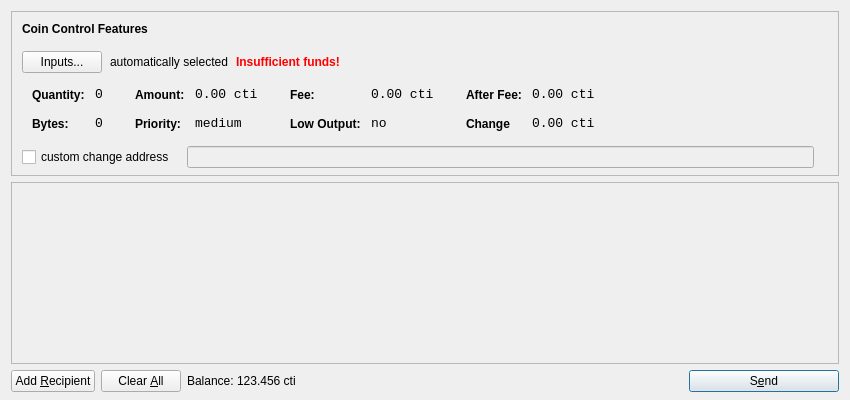
<?xml version="1.0" encoding="UTF-8"?>
<ui version="4.0">
 <class>SendCoinsDialog</class>
 <widget class="QDialog" name="SendCoinsDialog">
  <property name="geometry">
   <rect>
    <x>0</x>
    <y>0</y>
    <width>850</width>
    <height>400</height>
   </rect>
  </property>
  <property name="windowTitle">
   <string>Send Coins</string>
  </property>
  <property name="styleSheet">
   <string notr="true">background-image: url(:/images/3b);</string>
  </property>
  <layout class="QVBoxLayout" name="verticalLayout" stretch="0,1,0">
   <property name="bottomMargin">
    <number>8</number>
   </property>
   <item>
    <widget class="QFrame" name="frameCoinControl">
     <property name="sizePolicy">
      <sizepolicy hsizetype="Expanding" vsizetype="Expanding">
       <horstretch>0</horstretch>
       <verstretch>0</verstretch>
      </sizepolicy>
     </property>
     <property name="maximumSize">
      <size>
       <width>16777215</width>
       <height>16777215</height>
      </size>
     </property>
     <property name="frameShape">
      <enum>QFrame::StyledPanel</enum>
     </property>
     <property name="frameShadow">
      <enum>QFrame::Sunken</enum>
     </property>
     <layout class="QVBoxLayout" name="verticalLayoutCoinControl2">
      <property name="spacing">
       <number>6</number>
      </property>
      <property name="leftMargin">
       <number>0</number>
      </property>
      <property name="topMargin">
       <number>0</number>
      </property>
      <property name="rightMargin">
       <number>0</number>
      </property>
      <property name="bottomMargin">
       <number>6</number>
      </property>
      <item>
       <layout class="QVBoxLayout" name="verticalLayoutCoinControl" stretch="0,0,0,0,1">
        <property name="spacing">
         <number>0</number>
        </property>
        <property name="leftMargin">
         <number>10</number>
        </property>
        <property name="topMargin">
         <number>10</number>
        </property>
        <item>
         <layout class="QHBoxLayout" name="horizontalLayoutCoinControl1">
          <property name="bottomMargin">
           <number>15</number>
          </property>
          <item>
           <widget class="QLabel" name="labelCoinControlFeatures">
            <property name="sizePolicy">
             <sizepolicy hsizetype="Preferred" vsizetype="Maximum">
              <horstretch>0</horstretch>
              <verstretch>0</verstretch>
             </sizepolicy>
            </property>
            <property name="font">
             <font>
              <weight>75</weight>
              <bold>true</bold>
             </font>
            </property>
            <property name="styleSheet">
             <string notr="true">font-weight:bold;</string>
            </property>
            <property name="text">
             <string>Coin Control Features</string>
            </property>
           </widget>
          </item>
         </layout>
        </item>
        <item>
         <layout class="QHBoxLayout" name="horizontalLayoutCoinControl2" stretch="0,0,0,0">
          <property name="spacing">
           <number>8</number>
          </property>
          <property name="bottomMargin">
           <number>10</number>
          </property>
          <item>
           <widget class="QPushButton" name="pushButtonCoinControl">
            <property name="styleSheet">
             <string notr="true"/>
            </property>
            <property name="text">
             <string>Inputs...</string>
            </property>
           </widget>
          </item>
          <item>
           <widget class="QLabel" name="labelCoinControlAutomaticallySelected">
            <property name="text">
             <string>automatically selected</string>
            </property>
            <property name="margin">
             <number>5</number>
            </property>
           </widget>
          </item>
          <item>
           <widget class="QLabel" name="labelCoinControlInsuffFunds">
            <property name="font">
             <font>
              <weight>75</weight>
              <bold>true</bold>
             </font>
            </property>
            <property name="styleSheet">
             <string notr="true">color:red;font-weight:bold;</string>
            </property>
            <property name="text">
             <string>Insufficient funds!</string>
            </property>
            <property name="margin">
             <number>5</number>
            </property>
           </widget>
          </item>
          <item>
           <spacer name="horizontalSpacerCoinControl">
            <property name="orientation">
             <enum>Qt::Horizontal</enum>
            </property>
            <property name="sizeHint" stdset="0">
             <size>
              <width>40</width>
              <height>1</height>
             </size>
            </property>
           </spacer>
          </item>
         </layout>
        </item>
        <item>
         <widget class="QWidget" name="widgetCoinControl" native="true">
          <property name="sizePolicy">
           <sizepolicy hsizetype="Preferred" vsizetype="Preferred">
            <horstretch>0</horstretch>
            <verstretch>0</verstretch>
           </sizepolicy>
          </property>
          <property name="minimumSize">
           <size>
            <width>0</width>
            <height>0</height>
           </size>
          </property>
          <property name="styleSheet">
           <string notr="true"/>
          </property>
          <layout class="QHBoxLayout" name="horizontalLayoutCoinControl5">
           <property name="leftMargin">
            <number>0</number>
           </property>
           <property name="topMargin">
            <number>0</number>
           </property>
           <property name="rightMargin">
            <number>0</number>
           </property>
           <property name="bottomMargin">
            <number>0</number>
           </property>
           <item>
            <layout class="QHBoxLayout" name="horizontalLayoutCoinControl3" stretch="0,0,0,1">
             <property name="spacing">
              <number>20</number>
             </property>
             <property name="topMargin">
              <number>0</number>
             </property>
             <property name="bottomMargin">
              <number>10</number>
             </property>
             <item>
              <layout class="QFormLayout" name="formLayoutCoinControl1">
               <property name="horizontalSpacing">
                <number>10</number>
               </property>
               <property name="verticalSpacing">
                <number>14</number>
               </property>
               <property name="leftMargin">
                <number>10</number>
               </property>
               <property name="topMargin">
                <number>4</number>
               </property>
               <property name="rightMargin">
                <number>6</number>
               </property>
               <item row="0" column="0">
                <widget class="QLabel" name="labelCoinControlQuantityText">
                 <property name="styleSheet">
                  <string notr="true">font-weight:bold;</string>
                 </property>
                 <property name="text">
                  <string>Quantity:</string>
                 </property>
                 <property name="margin">
                  <number>0</number>
                 </property>
                </widget>
               </item>
               <item row="0" column="1">
                <widget class="QLabel" name="labelCoinControlQuantity">
                 <property name="font">
                  <font>
                   <family>Monospace</family>
                   <pointsize>10</pointsize>
                  </font>
                 </property>
                 <property name="cursor">
                  <cursorShape>IBeamCursor</cursorShape>
                 </property>
                 <property name="contextMenuPolicy">
                  <enum>Qt::ActionsContextMenu</enum>
                 </property>
                 <property name="text">
                  <string>0</string>
                 </property>
                 <property name="margin">
                  <number>0</number>
                 </property>
                 <property name="textInteractionFlags">
                  <set>Qt::LinksAccessibleByMouse|Qt::TextSelectableByKeyboard|Qt::TextSelectableByMouse</set>
                 </property>
                </widget>
               </item>
               <item row="1" column="0">
                <widget class="QLabel" name="labelCoinControlBytesText">
                 <property name="styleSheet">
                  <string notr="true">font-weight:bold;</string>
                 </property>
                 <property name="text">
                  <string>Bytes:</string>
                 </property>
                </widget>
               </item>
               <item row="1" column="1">
                <widget class="QLabel" name="labelCoinControlBytes">
                 <property name="font">
                  <font>
                   <family>Monospace</family>
                   <pointsize>10</pointsize>
                  </font>
                 </property>
                 <property name="cursor">
                  <cursorShape>IBeamCursor</cursorShape>
                 </property>
                 <property name="contextMenuPolicy">
                  <enum>Qt::ActionsContextMenu</enum>
                 </property>
                 <property name="text">
                  <string>0</string>
                 </property>
                 <property name="textInteractionFlags">
                  <set>Qt::LinksAccessibleByMouse|Qt::TextSelectableByKeyboard|Qt::TextSelectableByMouse</set>
                 </property>
                </widget>
               </item>
              </layout>
             </item>
             <item>
              <layout class="QFormLayout" name="formLayoutCoinControl2">
               <property name="horizontalSpacing">
                <number>10</number>
               </property>
               <property name="verticalSpacing">
                <number>14</number>
               </property>
               <property name="leftMargin">
                <number>6</number>
               </property>
               <property name="topMargin">
                <number>4</number>
               </property>
               <property name="rightMargin">
                <number>6</number>
               </property>
               <item row="0" column="0">
                <widget class="QLabel" name="labelCoinControlAmountText">
                 <property name="styleSheet">
                  <string notr="true">font-weight:bold;</string>
                 </property>
                 <property name="text">
                  <string>Amount:</string>
                 </property>
                 <property name="margin">
                  <number>0</number>
                 </property>
                </widget>
               </item>
               <item row="0" column="1">
                <widget class="QLabel" name="labelCoinControlAmount">
                 <property name="font">
                  <font>
                   <family>Monospace</family>
                   <pointsize>10</pointsize>
                  </font>
                 </property>
                 <property name="cursor">
                  <cursorShape>IBeamCursor</cursorShape>
                 </property>
                 <property name="contextMenuPolicy">
                  <enum>Qt::ActionsContextMenu</enum>
                 </property>
                 <property name="text">
                  <string>0.00 cti</string>
                 </property>
                 <property name="textInteractionFlags">
                  <set>Qt::LinksAccessibleByMouse|Qt::TextSelectableByKeyboard|Qt::TextSelectableByMouse</set>
                 </property>
                </widget>
               </item>
               <item row="1" column="0">
                <widget class="QLabel" name="labelCoinControlPriorityText">
                 <property name="styleSheet">
                  <string notr="true">font-weight:bold;</string>
                 </property>
                 <property name="text">
                  <string>Priority:</string>
                 </property>
                </widget>
               </item>
               <item row="1" column="1">
                <widget class="QLabel" name="labelCoinControlPriority">
                 <property name="font">
                  <font>
                   <family>Monospace</family>
                   <pointsize>10</pointsize>
                  </font>
                 </property>
                 <property name="cursor">
                  <cursorShape>IBeamCursor</cursorShape>
                 </property>
                 <property name="contextMenuPolicy">
                  <enum>Qt::ActionsContextMenu</enum>
                 </property>
                 <property name="text">
                  <string>medium</string>
                 </property>
                 <property name="textInteractionFlags">
                  <set>Qt::LinksAccessibleByMouse|Qt::TextSelectableByKeyboard|Qt::TextSelectableByMouse</set>
                 </property>
                </widget>
               </item>
              </layout>
             </item>
             <item>
              <layout class="QFormLayout" name="formLayoutCoinControl3">
               <property name="horizontalSpacing">
                <number>10</number>
               </property>
               <property name="verticalSpacing">
                <number>14</number>
               </property>
               <property name="leftMargin">
                <number>6</number>
               </property>
               <property name="topMargin">
                <number>4</number>
               </property>
               <property name="rightMargin">
                <number>6</number>
               </property>
               <item row="0" column="0">
                <widget class="QLabel" name="labelCoinControlFeeText">
                 <property name="styleSheet">
                  <string notr="true">font-weight:bold;</string>
                 </property>
                 <property name="text">
                  <string>Fee:</string>
                 </property>
                 <property name="margin">
                  <number>0</number>
                 </property>
                </widget>
               </item>
               <item row="0" column="1">
                <widget class="QLabel" name="labelCoinControlFee">
                 <property name="font">
                  <font>
                   <family>Monospace</family>
                   <pointsize>10</pointsize>
                  </font>
                 </property>
                 <property name="cursor">
                  <cursorShape>IBeamCursor</cursorShape>
                 </property>
                 <property name="contextMenuPolicy">
                  <enum>Qt::ActionsContextMenu</enum>
                 </property>
                 <property name="text">
                  <string>0.00 cti</string>
                 </property>
                 <property name="textInteractionFlags">
                  <set>Qt::LinksAccessibleByMouse|Qt::TextSelectableByKeyboard|Qt::TextSelectableByMouse</set>
                 </property>
                </widget>
               </item>
               <item row="1" column="0">
                <widget class="QLabel" name="labelCoinControlLowOutputText">
                 <property name="styleSheet">
                  <string notr="true">font-weight:bold;</string>
                 </property>
                 <property name="text">
                  <string>Low Output:</string>
                 </property>
                </widget>
               </item>
               <item row="1" column="1">
                <widget class="QLabel" name="labelCoinControlLowOutput">
                 <property name="font">
                  <font>
                   <family>Monospace</family>
                   <pointsize>10</pointsize>
                  </font>
                 </property>
                 <property name="cursor">
                  <cursorShape>IBeamCursor</cursorShape>
                 </property>
                 <property name="contextMenuPolicy">
                  <enum>Qt::ActionsContextMenu</enum>
                 </property>
                 <property name="text">
                  <string>no</string>
                 </property>
                 <property name="textInteractionFlags">
                  <set>Qt::LinksAccessibleByMouse|Qt::TextSelectableByKeyboard|Qt::TextSelectableByMouse</set>
                 </property>
                </widget>
               </item>
              </layout>
             </item>
             <item>
              <layout class="QFormLayout" name="formLayoutCoinControl4">
               <property name="horizontalSpacing">
                <number>10</number>
               </property>
               <property name="verticalSpacing">
                <number>14</number>
               </property>
               <property name="leftMargin">
                <number>6</number>
               </property>
               <property name="topMargin">
                <number>4</number>
               </property>
               <property name="rightMargin">
                <number>6</number>
               </property>
               <item row="0" column="0">
                <widget class="QLabel" name="labelCoinControlAfterFeeText">
                 <property name="styleSheet">
                  <string notr="true">font-weight:bold;</string>
                 </property>
                 <property name="text">
                  <string>After Fee:</string>
                 </property>
                 <property name="margin">
                  <number>0</number>
                 </property>
                </widget>
               </item>
               <item row="0" column="1">
                <widget class="QLabel" name="labelCoinControlAfterFee">
                 <property name="font">
                  <font>
                   <family>Monospace</family>
                   <pointsize>10</pointsize>
                  </font>
                 </property>
                 <property name="cursor">
                  <cursorShape>IBeamCursor</cursorShape>
                 </property>
                 <property name="contextMenuPolicy">
                  <enum>Qt::ActionsContextMenu</enum>
                 </property>
                 <property name="text">
                  <string>0.00 cti</string>
                 </property>
                 <property name="textInteractionFlags">
                  <set>Qt::LinksAccessibleByMouse|Qt::TextSelectableByKeyboard|Qt::TextSelectableByMouse</set>
                 </property>
                </widget>
               </item>
               <item row="1" column="0">
                <widget class="QLabel" name="labelCoinControlChangeText">
                 <property name="styleSheet">
                  <string notr="true">font-weight:bold;</string>
                 </property>
                 <property name="text">
                  <string>Change</string>
                 </property>
                </widget>
               </item>
               <item row="1" column="1">
                <widget class="QLabel" name="labelCoinControlChange">
                 <property name="font">
                  <font>
                   <family>Monospace</family>
                   <pointsize>10</pointsize>
                  </font>
                 </property>
                 <property name="cursor">
                  <cursorShape>IBeamCursor</cursorShape>
                 </property>
                 <property name="contextMenuPolicy">
                  <enum>Qt::ActionsContextMenu</enum>
                 </property>
                 <property name="text">
                  <string>0.00 cti</string>
                 </property>
                 <property name="textInteractionFlags">
                  <set>Qt::LinksAccessibleByMouse|Qt::TextSelectableByKeyboard|Qt::TextSelectableByMouse</set>
                 </property>
                </widget>
               </item>
              </layout>
             </item>
            </layout>
           </item>
          </layout>
         </widget>
        </item>
        <item>
         <layout class="QHBoxLayout" name="horizontalLayoutCoinControl4" stretch="0,0,0">
          <property name="spacing">
           <number>12</number>
          </property>
          <property name="sizeConstraint">
           <enum>QLayout::SetDefaultConstraint</enum>
          </property>
          <property name="topMargin">
           <number>5</number>
          </property>
          <property name="rightMargin">
           <number>5</number>
          </property>
          <item>
           <widget class="QCheckBox" name="checkBoxCoinControlChange">
            <property name="text">
             <string>custom change address</string>
            </property>
           </widget>
          </item>
          <item>
           <widget class="QLineEdit" name="lineEditCoinControlChange">
            <property name="enabled">
             <bool>false</bool>
            </property>
            <property name="sizePolicy">
             <sizepolicy hsizetype="Expanding" vsizetype="Fixed">
              <horstretch>0</horstretch>
              <verstretch>0</verstretch>
             </sizepolicy>
            </property>
           </widget>
          </item>
          <item>
           <widget class="QLabel" name="labelCoinControlChangeLabel">
            <property name="sizePolicy">
             <sizepolicy hsizetype="Preferred" vsizetype="Expanding">
              <horstretch>0</horstretch>
              <verstretch>0</verstretch>
             </sizepolicy>
            </property>
            <property name="minimumSize">
             <size>
              <width>0</width>
              <height>0</height>
             </size>
            </property>
            <property name="text">
             <string/>
            </property>
            <property name="margin">
             <number>3</number>
            </property>
           </widget>
          </item>
         </layout>
        </item>
        <item>
         <spacer name="verticalSpacerCoinControl">
          <property name="orientation">
           <enum>Qt::Vertical</enum>
          </property>
          <property name="sizeHint" stdset="0">
           <size>
            <width>800</width>
            <height>1</height>
           </size>
          </property>
         </spacer>
        </item>
       </layout>
      </item>
     </layout>
    </widget>
   </item>
   <item>
    <widget class="QScrollArea" name="scrollArea">
     <property name="widgetResizable">
      <bool>true</bool>
     </property>
     <widget class="QWidget" name="scrollAreaWidgetContents">
      <property name="geometry">
       <rect>
        <x>0</x>
        <y>0</y>
        <width>830</width>
        <height>172</height>
       </rect>
      </property>
      <layout class="QVBoxLayout" name="verticalLayout_2">
       <property name="leftMargin">
        <number>0</number>
       </property>
       <property name="topMargin">
        <number>0</number>
       </property>
       <property name="rightMargin">
        <number>0</number>
       </property>
       <property name="bottomMargin">
        <number>0</number>
       </property>
       <item>
        <layout class="QVBoxLayout" name="entries">
         <property name="spacing">
          <number>6</number>
         </property>
        </layout>
       </item>
       <item>
        <spacer name="verticalSpacer">
         <property name="orientation">
          <enum>Qt::Vertical</enum>
         </property>
         <property name="sizeHint" stdset="0">
          <size>
           <width>20</width>
           <height>40</height>
          </size>
         </property>
        </spacer>
       </item>
      </layout>
     </widget>
    </widget>
   </item>
   <item>
    <layout class="QHBoxLayout" name="horizontalLayout">
     <item>
      <widget class="QPushButton" name="addButton">
       <property name="toolTip">
        <string>Send to multiple recipients at once</string>
       </property>
       <property name="text">
        <string>Add &amp;Recipient</string>
       </property>
       <property name="icon">
        <iconset resource="../bitcoin.qrc">
         <normaloff>:/icons/add</normaloff>:/icons/add</iconset>
       </property>
       <property name="autoDefault">
        <bool>false</bool>
       </property>
      </widget>
     </item>
     <item>
      <widget class="QPushButton" name="clearButton">
       <property name="sizePolicy">
        <sizepolicy hsizetype="Minimum" vsizetype="Fixed">
         <horstretch>0</horstretch>
         <verstretch>0</verstretch>
        </sizepolicy>
       </property>
       <property name="toolTip">
        <string>Remove all transaction fields</string>
       </property>
       <property name="text">
        <string>Clear &amp;All</string>
       </property>
       <property name="icon">
        <iconset resource="../bitcoin.qrc">
         <normaloff>:/icons/remove</normaloff>:/icons/remove</iconset>
       </property>
       <property name="autoRepeatDelay">
        <number>300</number>
       </property>
       <property name="autoDefault">
        <bool>false</bool>
       </property>
      </widget>
     </item>
     <item>
      <layout class="QHBoxLayout" name="horizontalLayout_2">
       <property name="spacing">
        <number>3</number>
       </property>
       <item>
        <widget class="QLabel" name="label">
         <property name="sizePolicy">
          <sizepolicy hsizetype="Preferred" vsizetype="Fixed">
           <horstretch>0</horstretch>
           <verstretch>0</verstretch>
          </sizepolicy>
         </property>
         <property name="text">
          <string>Balance:</string>
         </property>
        </widget>
       </item>
       <item>
        <widget class="QLabel" name="labelBalance">
         <property name="sizePolicy">
          <sizepolicy hsizetype="Preferred" vsizetype="Fixed">
           <horstretch>0</horstretch>
           <verstretch>0</verstretch>
          </sizepolicy>
         </property>
         <property name="cursor">
          <cursorShape>IBeamCursor</cursorShape>
         </property>
         <property name="text">
          <string>123.456 cti</string>
         </property>
         <property name="textInteractionFlags">
          <set>Qt::LinksAccessibleByMouse|Qt::TextSelectableByKeyboard|Qt::TextSelectableByMouse</set>
         </property>
        </widget>
       </item>
      </layout>
     </item>
     <item>
      <spacer name="horizontalSpacer">
       <property name="orientation">
        <enum>Qt::Horizontal</enum>
       </property>
       <property name="sizeHint" stdset="0">
        <size>
         <width>40</width>
         <height>20</height>
        </size>
       </property>
      </spacer>
     </item>
     <item>
      <widget class="QPushButton" name="sendButton">
       <property name="minimumSize">
        <size>
         <width>150</width>
         <height>0</height>
        </size>
       </property>
       <property name="toolTip">
        <string>Confirm the send action</string>
       </property>
       <property name="text">
        <string>S&amp;end</string>
       </property>
       <property name="icon">
        <iconset resource="../bitcoin.qrc">
         <normaloff>:/icons/send</normaloff>:/icons/send</iconset>
       </property>
       <property name="default">
        <bool>true</bool>
       </property>
      </widget>
     </item>
    </layout>
   </item>
  </layout>
 </widget>
 <resources>
  <include location="../bitcoin.qrc"/>
 </resources>
 <connections/>
</ui>
